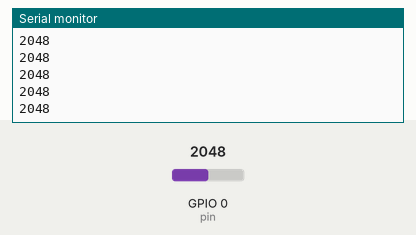
A sketch run on a simulated ESP32. Parts: the last lines printed to the serial monitor. The test bench sets the inputs (shaded band); at power-on: GPIO 0 (pin) = 2048.

Above: at 1.2 s.
1.3 s: GPIO 0 (pin) set to 2866
At 1.32 s:
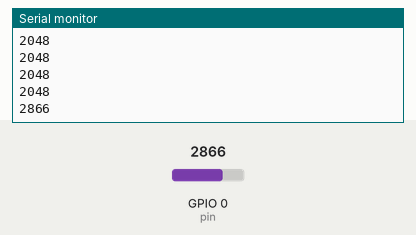
2.8 s: GPIO 0 (pin) set to 3603
At 2.82 s:
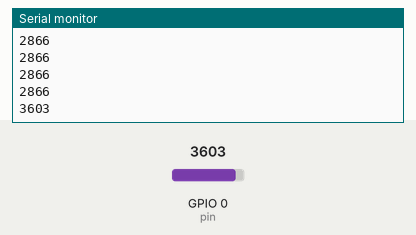
Timing chart, 0 to 5.8 s (numbered marks = the images above; inputs shaded):
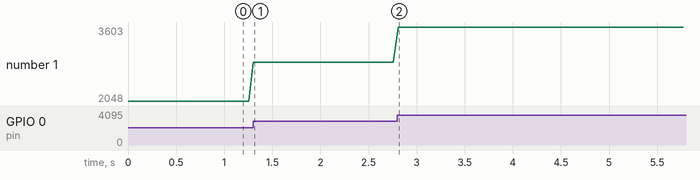

The sketch:

sharpesp32.ino
```cpp
int pin =0;
void setup() {
  // put your setup code here, to run once:
Serial.begin(115200);
//pinMode(pin,INPUT);
}

void loop() {
  // put your main code here, to run repeatedly:
Serial.println(analogRead(pin));
delay(50);
}
```

Measured:
- after the input at 1.3 s, the serial monitor: prints a new line at once (image 1)
- after the input at 2.8 s, the serial monitor: prints a new line at once (image 2)
- plotted number 1: 2048 → 2866 after the input at 1.3 s, 2866 → 3603 after the input at 2.8 s
